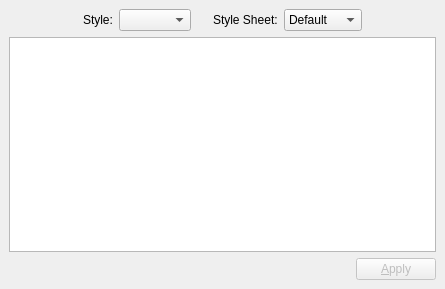
<ui version="4.0" >
 <class>StyleSheetEditor</class>
 <widget class="QWidget" name="StyleSheetEditor" >
  <property name="geometry" >
   <rect>
    <x>0</x>
    <y>0</y>
    <width>445</width>
    <height>289</height>
   </rect>
  </property>
  <property name="windowTitle" >
   <string>Style Editor</string>
  </property>
  <layout class="QGridLayout" >
   <property name="margin" >
    <number>9</number>
   </property>
   <property name="spacing" >
    <number>6</number>
   </property>
   <item row="0" column="6" >
    <spacer>
     <property name="orientation" >
      <enum>Qt::Horizontal</enum>
     </property>
     <property name="sizeType" >
      <enum>QSizePolicy::MinimumExpanding</enum>
     </property>
     <property name="sizeHint" >
      <size>
       <width>32</width>
       <height>20</height>
      </size>
     </property>
    </spacer>
   </item>
   <item row="0" column="0" >
    <spacer>
     <property name="orientation" >
      <enum>Qt::Horizontal</enum>
     </property>
     <property name="sizeType" >
      <enum>QSizePolicy::MinimumExpanding</enum>
     </property>
     <property name="sizeHint" >
      <size>
       <width>32</width>
       <height>20</height>
      </size>
     </property>
    </spacer>
   </item>
   <item row="0" column="5" >
    <widget class="QComboBox" name="styleSheetCombo" >
     <item>
      <property name="text" >
       <string>Default</string>
      </property>
     </item>
     <item>
      <property name="text" >
       <string>Coffee</string>
      </property>
     </item>
     <item>
      <property name="text" >
       <string>Pagefold</string>
      </property>
     </item>
      <!-- //dw additional sylesheets dropdown -->
      <item>
        <property name="text" >
          <string>dw1</string>
        </property>
      </item>
      <item>
        <property name="text" >
          <string>dw2</string>
        </property>
      </item>
      <item>
        <property name="text" >
          <string>dw3</string>
        </property>
      </item>
      <item>
        <property name="text" >
          <string>dw4</string>
        </property>
      </item>
      <item>
        <property name="text" >
          <string>dw5</string>
        </property>
      </item>
      <item>
        <property name="text" >
          <string>dw6</string>
        </property>
      </item>
      <item>
        <property name="text" >
          <string>dw7</string>
        </property>
      </item>
    </widget>
   </item>
   <item row="0" column="3" >
    <spacer>
     <property name="orientation" >
      <enum>Qt::Horizontal</enum>
     </property>
     <property name="sizeType" >
      <enum>QSizePolicy::Fixed</enum>
     </property>
     <property name="sizeHint" >
      <size>
       <width>10</width>
       <height>16</height>
      </size>
     </property>
    </spacer>
   </item>
   <item row="0" column="2" >
    <widget class="QComboBox" name="styleCombo" >
     <property name="sizePolicy" >
      <sizepolicy>
       <hsizetype>5</hsizetype>
       <vsizetype>0</vsizetype>
       <horstretch>0</horstretch>
       <verstretch>0</verstretch>
      </sizepolicy>
     </property>
    </widget>
   </item>
   <item row="0" column="1" >
    <widget class="QLabel" name="label_7" >
     <property name="sizePolicy" >
      <sizepolicy>
       <hsizetype>0</hsizetype>
       <vsizetype>5</vsizetype>
       <horstretch>0</horstretch>
       <verstretch>0</verstretch>
      </sizepolicy>
     </property>
     <property name="text" >
      <string>Style:</string>
     </property>
    </widget>
   </item>
   <item row="2" column="0" colspan="7" >
    <layout class="QHBoxLayout" >
     <property name="margin" >
      <number>0</number>
     </property>
     <property name="spacing" >
      <number>6</number>
     </property>
     <item>
      <spacer>
       <property name="orientation" >
        <enum>Qt::Horizontal</enum>
       </property>
       <property name="sizeHint" >
        <size>
         <width>321</width>
         <height>20</height>
        </size>
       </property>
      </spacer>
     </item>
     <item>
      <widget class="QPushButton" name="applyButton" >
       <property name="enabled" >
        <bool>false</bool>
       </property>
       <property name="text" >
        <string>&amp;Apply</string>
       </property>
      </widget>
     </item>
    </layout>
   </item>
   <item row="1" column="0" colspan="7" >
    <widget class="QTextEdit" name="styleTextEdit" />
   </item>
   <item row="0" column="4" >
    <widget class="QLabel" name="label_8" >
     <property name="sizePolicy" >
      <sizepolicy>
       <hsizetype>0</hsizetype>
       <vsizetype>5</vsizetype>
       <horstretch>0</horstretch>
       <verstretch>0</verstretch>
      </sizepolicy>
     </property>
     <property name="text" >
      <string>Style Sheet:</string>
     </property>
    </widget>
   </item>
  </layout>
 </widget>
 <resources/>
 <connections/>
</ui>
